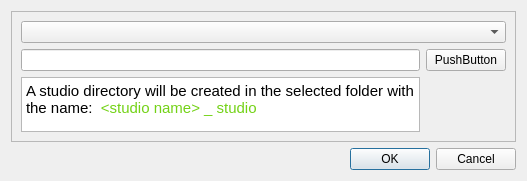
<?xml version="1.0" encoding="UTF-8"?>
<ui version="4.0">
 <class>Dialog</class>
 <widget class="QDialog" name="Dialog">
  <property name="geometry">
   <rect>
    <x>0</x>
    <y>0</y>
    <width>527</width>
    <height>181</height>
   </rect>
  </property>
  <property name="windowTitle">
   <string>Dialog</string>
  </property>
  <layout class="QVBoxLayout" name="verticalLayout">
   <item>
    <widget class="QFrame" name="frame">
     <property name="frameShape">
      <enum>QFrame::StyledPanel</enum>
     </property>
     <property name="frameShadow">
      <enum>QFrame::Raised</enum>
     </property>
     <layout class="QGridLayout" name="gridLayout">
      <item row="1" column="0">
       <widget class="QLineEdit" name="path"/>
      </item>
      <item row="0" column="0" colspan="2">
       <widget class="QComboBox" name="combo_box"/>
      </item>
      <item row="1" column="1">
       <widget class="QPushButton" name="select_button">
        <property name="text">
         <string>PushButton</string>
        </property>
       </widget>
      </item>
      <item row="2" column="0">
       <widget class="QTextBrowser" name="text_browser">
        <property name="minimumSize">
         <size>
          <width>0</width>
          <height>50</height>
         </size>
        </property>
        <property name="html">
         <string>&lt;!DOCTYPE HTML PUBLIC &quot;-//W3C//DTD HTML 4.0//EN&quot; &quot;http://www.w3.org/TR/REC-html40/strict.dtd&quot;&gt;
&lt;html&gt;&lt;head&gt;&lt;meta name=&quot;qrichtext&quot; content=&quot;1&quot; /&gt;&lt;style type=&quot;text/css&quot;&gt;
p, li { white-space: pre-wrap; }
&lt;/style&gt;&lt;/head&gt;&lt;body style=&quot; font-family:'Ubuntu'; font-size:11pt; font-weight:400; font-style:normal;&quot;&gt;
&lt;p style=&quot; margin-top:0px; margin-bottom:0px; margin-left:0px; margin-right:0px; -qt-block-indent:0; text-indent:0px;&quot;&gt;A studio directory will be created in the selected folder with the name:  &lt;span style=&quot; color:#73d216;&quot;&gt;&amp;lt;studio name&amp;gt; _ studio&lt;/span&gt;&lt;/p&gt;&lt;/body&gt;&lt;/html&gt;</string>
        </property>
       </widget>
      </item>
     </layout>
    </widget>
   </item>
   <item>
    <widget class="QDialogButtonBox" name="button_box">
     <property name="orientation">
      <enum>Qt::Horizontal</enum>
     </property>
     <property name="standardButtons">
      <set>QDialogButtonBox::Cancel|QDialogButtonBox::Ok</set>
     </property>
    </widget>
   </item>
  </layout>
 </widget>
 <resources/>
 <connections>
  <connection>
   <sender>button_box</sender>
   <signal>accepted()</signal>
   <receiver>Dialog</receiver>
   <slot>accept()</slot>
   <hints>
    <hint type="sourcelabel">
     <x>248</x>
     <y>254</y>
    </hint>
    <hint type="destinationlabel">
     <x>157</x>
     <y>274</y>
    </hint>
   </hints>
  </connection>
  <connection>
   <sender>button_box</sender>
   <signal>rejected()</signal>
   <receiver>Dialog</receiver>
   <slot>reject()</slot>
   <hints>
    <hint type="sourcelabel">
     <x>316</x>
     <y>260</y>
    </hint>
    <hint type="destinationlabel">
     <x>286</x>
     <y>274</y>
    </hint>
   </hints>
  </connection>
 </connections>
</ui>
